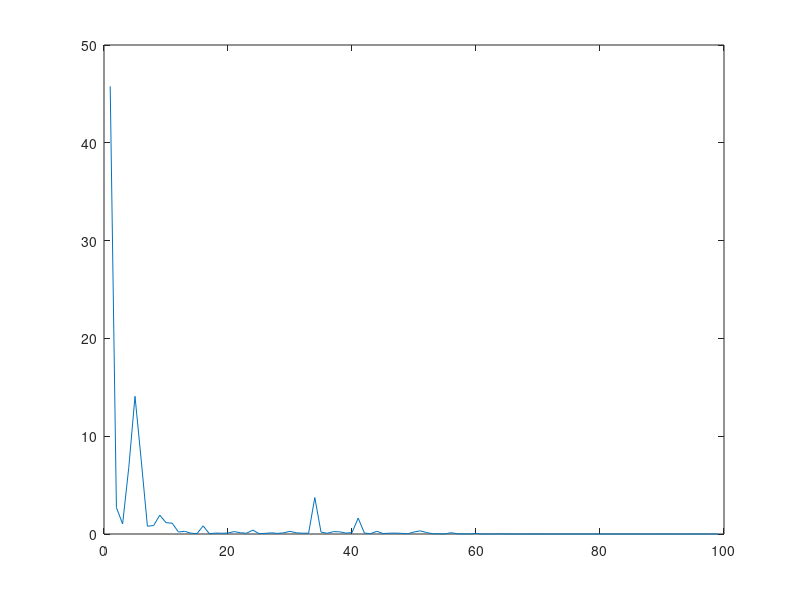

Reproduce this figure in MATLAB.
% time invariant force, linear time invariant system

clear;
close all;
% load structure.mat; % load xPhys

draw_deformation = 0; % draw deformation of the structure
T = 1e2; % maximum time
nsteps = 1e2;

%% dynamics using finite element method
% Set parameters
nelx = 10; % horizontal number of elements (left to right)
nely = 1; % vertical number of elements (top to down)
penal = 3; % polynomial order to define density-young's modulus relationship
E0 = 1; % young's modulus at density=1
Emin = 1e-9; % young's modulus at density=0, keep this small
nu = 0.3; % poisson's ratio

% element-wise stiffness matrix for a quadrilateral element (square in shape)
A11 = [12  3 -6 -3;  3 12  3  0; -6  3 12 -3; -3  0 -3 12]; %stiffness matrix
A12 = [-6 -3  0  3; -3 -6 -3 -6;  0 -3 -6  3;  3 -6  3 -6];
B11 = [-4  3 -2  9;  3 -4 -9  4; -2 -9 -4 -3;  9  4 -3 -4];
B12 = [ 2 -3  4 -9; -3  2  9 -2;  4  9  2  3; -9 -2  3  2];
KE = 1/(1-nu^2)/24*([A11 A12;A12' A11]+nu*[B11 B12;B12' B11]);

% element-wise consistent mass matrix for a quadrilateral element (square in shape)
ME = (4*eye(8) + [zeros(4),eye(4);eye(4),zeros(4)] + repmat(kron([0 1;1 0],2*eye(2)),2,2))/9;

% define material density
% this is now loaded from an existing file structure.mat
xPhys = ones(nely,nelx);
[nely,nelx] = size(xPhys);

% element-to-global assembly
nodenrs = reshape(1:(1+nelx)*(1+nely),1+nely,1+nelx);
edofVec = reshape(2*nodenrs(1:end-1,1:end-1)+1,nelx*nely,1);
edofMat = repmat(edofVec,1,8)+repmat([0 1 2*nely+[2 3 0 1] -2 -1],nelx*nely,1);
iK = reshape(kron(edofMat,ones(8,1))',64*nelx*nely,1);
jK = reshape(kron(edofMat,ones(1,8))',64*nelx*nely,1);
sK = reshape(KE(:)*(Emin+xPhys(:)'.^penal*(E0-Emin)),64*nelx*nely,1);
K = sparse(iK,jK,sK); K = (K+K')/2;
sM = reshape(ME(:)*xPhys(:)',64*nelx*nely,1);
M = sparse(iK,jK,sM); M = (M+M')/2;

% define loads and dofs
F = sparse(2*(nelx+1)*(nely+1),1,-1e-2,2*(nely+1)*(nelx+1),1);
fixeddofs = [1:2*(nely+1)];
alldofs = [1:2*(nely+1)*(nelx+1)];
freedofs = setdiff(alldofs,fixeddofs);

% static solution
U = zeros(2*(nely+1)*(nelx+1),1);
U(freedofs) = K(freedofs,freedofs)\F(freedofs);

% dynamic solution
p = size(freedofs,2);

% tspan = linspace(0,T,nsteps); % t0 = 0; tf = 10, nsteps = 100; 
% y = ode4(@(t,y)testode(t,y,...
%     K(freedofs,freedofs),M(freedofs,freedofs),F(freedofs)),tspan,zeros(2*p,1));

% plot solution
% figure; hold on;
% plot(tspan,y(:,end)); plot([0,tspan(end)],[U(end),U(end)],'-.'); 

% prepare matrices for input (force) estimation
dt = T/nsteps;
Kb = K(freedofs,freedofs);
Mb = M(freedofs,freedofs);
Fb = F(freedofs);
A = [zeros(p), -Mb\Kb; eye(p), zeros(p)];
B = [inv(Mb); zeros(p)];

% set observer
num_observer = 1;
S = zeros(num_observer,p); 
S(:,randperm(p,num_observer))=eye(num_observer);
C = [zeros(num_observer,p), S];

% calculate some big matrices
% %The following uses the same approximation as in ode4
% Ab = eye(2*p)+dt/2*A;
% AA = eye(2*p)+(dt/6*(eye(2*p) + ...
%     2*Ab + 2*(eye(2*p)+dt/2*A*Ab) + (eye(2*p)+dt*A*(eye(2*p)+dt/2*A*Ab))))*A;
% BB = (dt/6*(eye(2*p) + ...
%     2*Ab + 2*(eye(2*p)+dt/2*A*Ab) + (eye(2*p)+dt*A*(eye(2*p)+dt/2*A*Ab))))*B;
% %The following uses a theoretical solution
AA = expm(A*dt);
BB = inv(A)*(AA-eye(2*p))*B;

% check AA and BB calculation, OK this is correct
y = zeros(nsteps,2*p);
for i = 2:size(y,1)
    y(i,:) = (AA*y(i-1,:)' + BB*Fb)';
end

% draw the structure
if draw_deformation
    for tt = 1:nsteps
        if mod(tt,10)==1
            figure; hold on; axis equal;
            sx = repmat(0:nelx,nely+1,1);
            sy = repmat((nely:-1:0)',1,nelx+1);
            ally = zeros((nely+1)*(nelx+1)*2,1);
            ally(freedofs) = y(tt,p+1:end)';
            dx = reshape(ally(1:2:end),nely+1,nelx+1);
            dy = reshape(ally(2:2:end),nely+1,nelx+1);
            dx_normal = dx/max(abs(y(:))+eps);
            dy_normal = dy/max(abs(y(:))+eps);
            sxx = sx+dx_normal;
            syy = sy+dy_normal;
            for ii=1:nelx+1
                plot(sxx(:,ii),syy(:,ii));
            end
            for ii=1:nely+1
                plot(sxx(ii,:),syy(ii,:));
            end
        end
    end
end

% calculate more matrices, see README 
%TODO: write README
D = zeros(num_observer*(nsteps-1),p);
for i=1:(nsteps-1)
    D((i-1)*num_observer+(1:num_observer),:) = C*AA^(i-1)*BB;
end
D = kron(sparse(triu(ones(nsteps-1))'),eye(num_observer))*D;

% input estimation 
% Y = y(2:end,:)'; Y = Y(:);
% fbar = (D'*D)\(D'*Y);
% true y
% ytrue = D*Fb;

error = zeros(nsteps-1,1);
fbar = zeros(p,nsteps-1);
for i=1:nsteps-1
    Dtemp = D(1:num_observer*i,:);
    Ytemp = C*y(2:i+1,:)';
    Ytemp = Ytemp(:);
    fbar(:,i) = (Dtemp'*Dtemp)\(Dtemp'*Ytemp);
    error(i) = norm(fbar(:,i)-Fb);
end
figure;
plot(1:nsteps-1,error);
